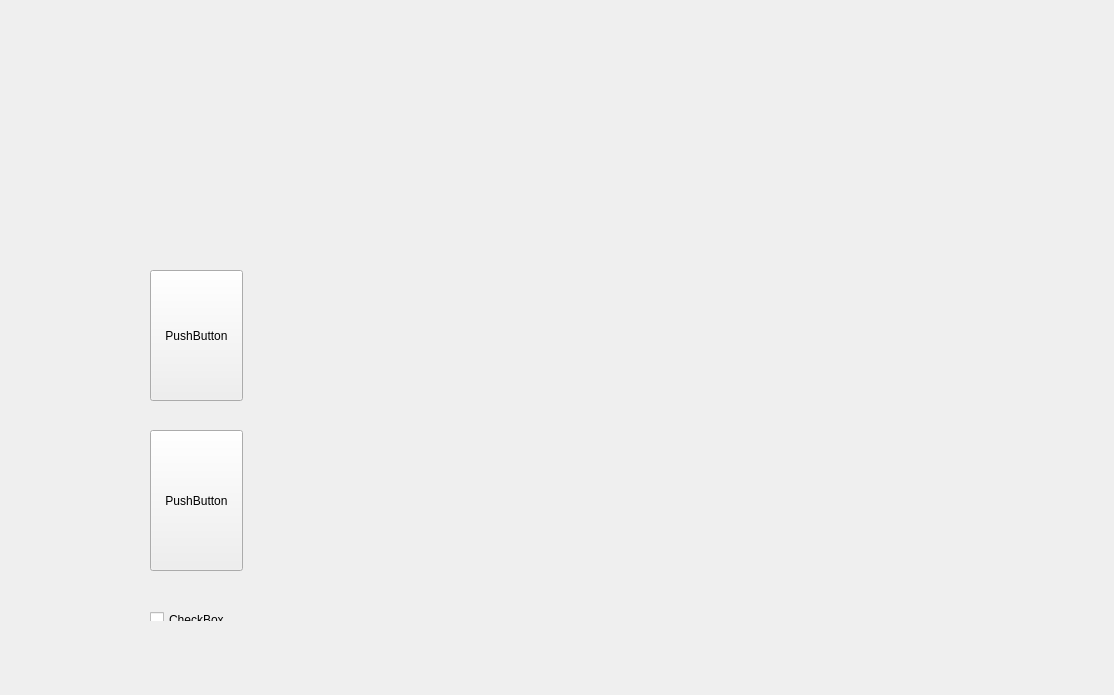
<?xml version="1.0" encoding="UTF-8"?>
<ui version="4.0">
 <class>main</class>
 <widget class="QWidget" name="main">
  <property name="geometry">
   <rect>
    <x>0</x>
    <y>0</y>
    <width>1114</width>
    <height>695</height>
   </rect>
  </property>
  <property name="windowTitle">
   <string>Form</string>
  </property>
  <widget class="QWidget" name="widget" native="true">
   <property name="geometry">
    <rect>
     <x>140</x>
     <y>240</y>
     <width>241</width>
     <height>381</height>
    </rect>
   </property>
   <widget class="QPushButton" name="pushButton">
    <property name="geometry">
     <rect>
      <x>10</x>
      <y>30</y>
      <width>93</width>
      <height>131</height>
     </rect>
    </property>
    <property name="text">
     <string>PushButton</string>
    </property>
   </widget>
   <widget class="QPushButton" name="pushButton_2">
    <property name="geometry">
     <rect>
      <x>10</x>
      <y>190</y>
      <width>93</width>
      <height>141</height>
     </rect>
    </property>
    <property name="text">
     <string>PushButton</string>
    </property>
   </widget>
   <widget class="QCheckBox" name="checkBox">
    <property name="geometry">
     <rect>
      <x>10</x>
      <y>370</y>
      <width>91</width>
      <height>19</height>
     </rect>
    </property>
    <property name="text">
     <string>CheckBox</string>
    </property>
   </widget>
  </widget>
 </widget>
 <resources/>
 <connections/>
</ui>
